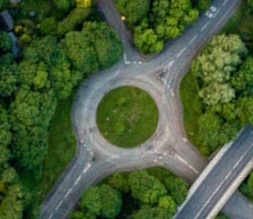
#> input picture cv/image_small.jpg, 253 x 219 px
$ python cv_keypoint_test.py
#> lines starting #> are read from the running program, lines starting #| are printed output that depends on the picture
import cv2 as cv
import numpy as np
import matplotlib.pyplot as plt

queryImage = cv.imread('image_small.jpg', cv.IMREAD_COLOR)
#> queryImage is the input picture: shape (219, 253, 3); mean B, G, R 59, 93.5, 73.2
trainImage = cv.imread('image.jpg', cv.IMREAD_COLOR)
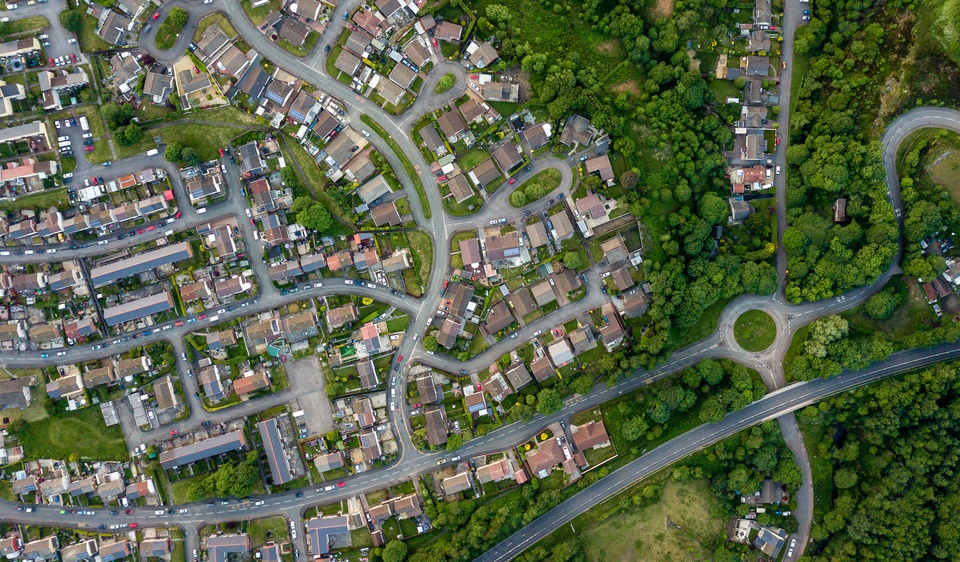
#> input picture cv/image.jpg, 960 x 562 px
#> trainImage is the input picture: shape (562, 960, 3); mean B, G, R 75.8, 100.6, 90.5

# Initiate SIFT detector
sift = cv.SIFT_create()

# find the keypoints and descriptors with SIFT
queryKeypoints, queryDescriptor = sift.detectAndCompute(queryImage, None)
#> queryKeypoints = 822 keypoints; strongest (x, y, size): (123, 18, 2.3), (245, 181, 4.4), (180, 208, 3.1), (210, 15, 2.4)
trainKeypoints, trainDescriptor = sift.detectAndCompute(trainImage, None)
#> trainKeypoints = 7724 keypoints; strongest (x, y, size): (134, 389, 2.5), (61, 306, 3.9), (785, 514, 2.6), (472, 306, 5.4)

# FLANN parameters
FLANN_INDEX_KDTREE = 1
index_params = dict(algorithm = FLANN_INDEX_KDTREE, trees = 5)
search_params = dict(checks=50)   # or pass empty dictionary

flann = cv.FlannBasedMatcher(index_params, search_params)

# filter matches using method from page 20 of:
# https://www.cs.ubc.ca/~lowe/papers/ijcv04.pdf
matches = flann.knnMatch(queryDescriptor, trainDescriptor, 2)
#> matches = 822 matches
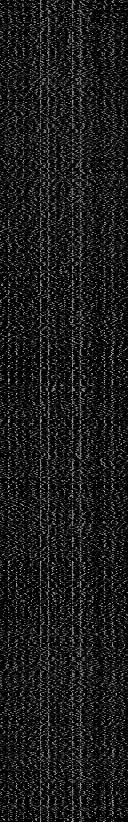
#> queryDescriptor: shape (822, 128) float32; min 0, max 206, mean 27.8
goodMatches : list[cv.DMatch] = []
for (cloest, next_closest) in matches:
    if cloest.distance < 0.45 * next_closest.distance:
        goodMatches.append(cloest)
#> after the loop, goodMatches = 134 matches

outputImg = cv.drawMatches(queryImage, queryKeypoints, trainImage, trainKeypoints, goodMatches, None)
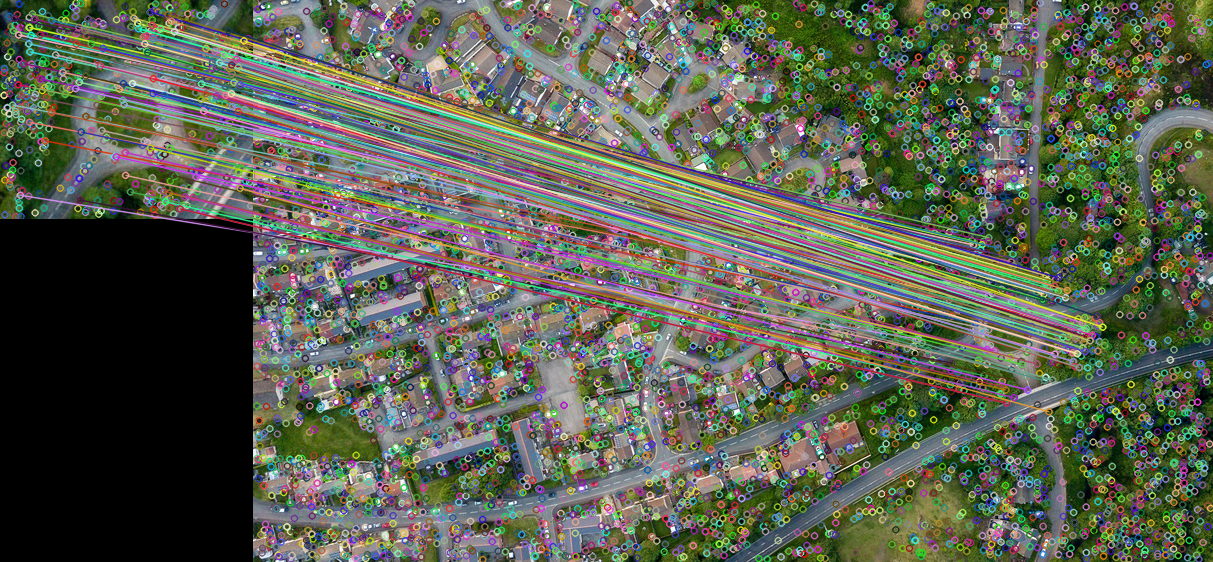
#> outputImg: shape (562, 1213, 3); mean B, G, R 81.4, 96.3, 91.5

cv.imwrite("output.png", outputImg)
